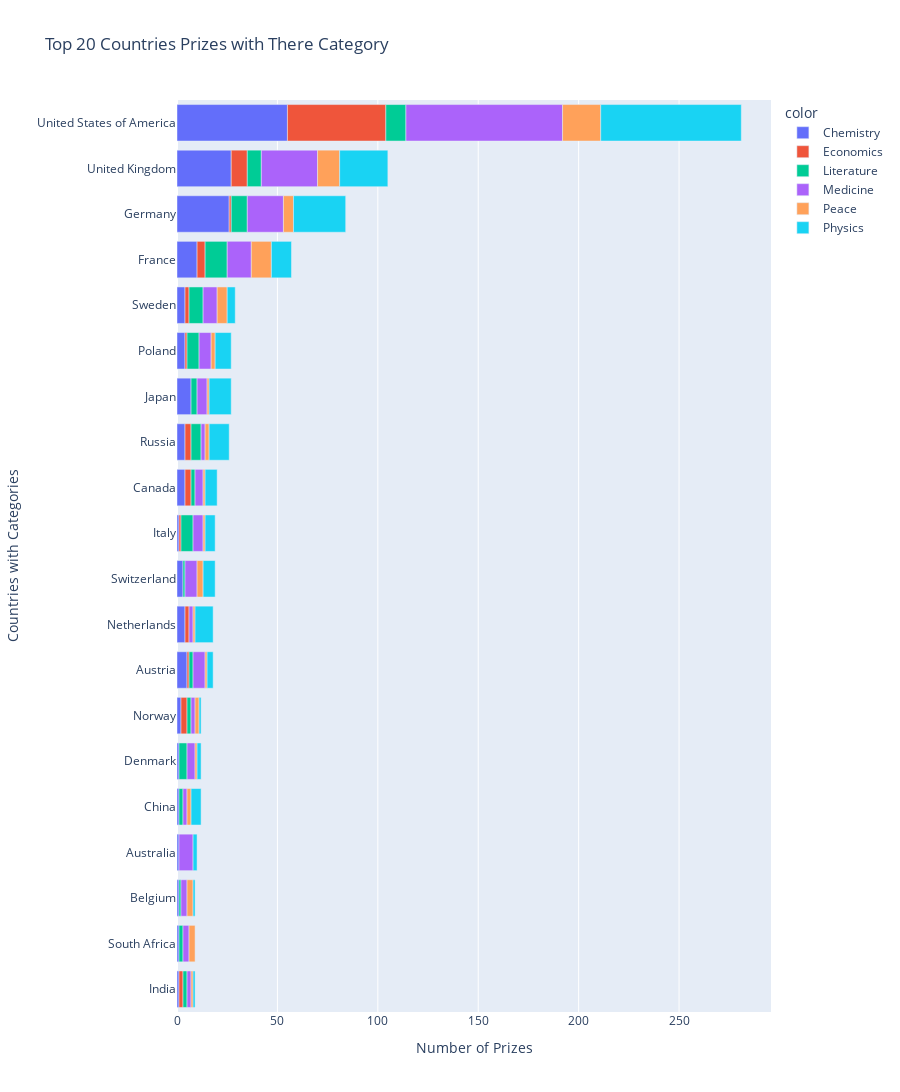

Notebook cell for this chart:
### Markdown cell above
# In Which Categories are the Different Countries Winning Prizes?

**Challenge**: See if you can divide up the plotly bar chart you created above to show the which categories made up the total number of prizes. Here's what you're aiming for:

<img src=https://i.imgur.com/iGaIKCL.png>

-   In which category are Germany and Japan the weakest compared to the United States?
-   In which category does Germany have more prizes than the UK?
-   In which categories does France have more prizes than Germany?
-   Which category makes up most of Australia's nobel prizes?
-   Which category makes up half of the prizes in the Netherlands?
-   Does the United States have more prizes in Economics than all of France? What about in Physics or Medicine?

The hard part is preparing the data for this chart!

_Hint_: Take a two-step approach. The first step is grouping the data by country and category. Then you can create a DataFrame that looks something like this:

<img src=https://i.imgur.com/VKjzKa1.png width=450>

### Code cell
filtered_data = df_data.groupby(
    ["birth_country_current", "category"], as_index=False
).agg({"prize": pd.Series.count})
merged_data = pd.merge(
    filtered_data,
    df_data.groupby("birth_country_current")
    .agg({"prize": pd.Series.count})
    .sort_values("prize", ascending=False)
    .head(20),
    on="birth_country_current",
)
merged_data.columns = ["birth_country_current", "category", "prize", "total_prize"]
merged_data.sort_values(by="total_prize", ascending=False, inplace=True)
merged_data = merged_data[::-1]
px.bar(
    y=merged_data.birth_country_current,
    x=merged_data.prize,
    color=merged_data.category,
    orientation="h",
    height=2000,
    title="Top 20 Countries Prizes with There Category",
    labels={"y": "Countries with Categories", "x": "Number of Prizes"},
)

### Figure 1 — Plotly figure (JSON) as saved in the notebook; plotly's stock layout.template omitted (floating-point values rounded to 4 significant figures)
{"data": [{"alignmentgroup": "True", "hovertemplate": "color=Chemistry<br>Number of Prizes=%{x}<br>Countries with Categories=%{y}<extra></extra>", "legendgroup": "Chemistry", "marker": {"color": "#636efa", "pattern": {"shape": ""}}, "name": "Chemistry", "offsetgroup": "Chemistry", "orientation": "h", "showlegend": true, "textposition": "auto", "type": "bar", "x": [1, 1, 1, 1, 1, 1, 2, 5, 4, 3, 1, 4, 4, 7, 4, 4, 10, 26, 27, 55], "xaxis": "x", "y": ["India", "South Africa", "Belgium", "Australia", "China", "Denmark", "Norway", "Austria", "Netherlands", "Switzerland", "Italy", "Canada", "Russia", "Japan", "Poland", "Sweden", "France", "Germany", "United Kingdom", "United States of America"], "yaxis": "y"}, {"alignmentgroup": "True", "hovertemplate": "color=Economics<br>Number of Prizes=%{x}<br>Countries with Categories=%{y}<extra></extra>", "legendgroup": "Economics", "marker": {"color": "#EF553B", "pattern": {"shape": ""}}, "name": "Economics", "offsetgroup": "Economics", "orientation": "h", "showlegend": true, "textposition": "auto", "type": "bar", "x": [2, 3, 1, 2, 1, 3, 3, 1, 2, 4, 1, 8, 49], "xaxis": "x", "y": ["India", "Norway", "Austria", "Netherlands", "Italy", "Canada", "Russia", "Poland", "Sweden", "France", "Germany", "United Kingdom", "United States of America"], "yaxis": "y"}, {"alignmentgroup": "True", "hovertemplate": "color=Literature<br>Number of Prizes=%{x}<br>Countries with Categories=%{y}<extra></extra>", "legendgroup": "Literature", "marker": {"color": "#00cc96", "pattern": {"shape": ""}}, "name": "Literature", "offsetgroup": "Literature", "orientation": "h", "showlegend": true, "textposition": "auto", "type": "bar", "x": [2, 2, 1, 2, 2, 4, 2, 1, 6, 2, 5, 6, 3, 7, 11, 8, 7, 10], "xaxis": "x", "y": ["India", "South Africa", "Belgium", "China", "Norway", "Denmark", "Austria", "Switzerland", "Italy", "Canada", "Russia", "Poland", "Japan", "Sweden", "France", "Germany", "United Kingdom", "United States of America"], "yaxis": "y"}, {"alignmentgroup": "True", "hovertemplate": "color=Medicine<br>Number of Prizes=%{x}<br>Countries with Categories=%{y}<extra></extra>", "legendgroup": "Medicine", "marker": {"color": "#ab63fa", "pattern": {"shape": ""}}, "name": "Medicine", "offsetgroup": "Medicine", "orientation": "h", "showlegend": true, "textposition": "auto", "type": "bar", "x": [2, 3, 3, 7, 2, 2, 4, 6, 2, 6, 5, 4, 2, 6, 5, 7, 12, 18, 28, 78], "xaxis": "x", "y": ["India", "Belgium", "South Africa", "Australia", "China", "Norway", "Denmark", "Austria", "Netherlands", "Switzerland", "Italy", "Canada", "Russia", "Poland", "Japan", "Sweden", "France", "Germany", "United Kingdom", "United States of America"], "yaxis": "y"}, {"alignmentgroup": "True", "hovertemplate": "color=Peace<br>Number of Prizes=%{x}<br>Countries with Categories=%{y}<extra></extra>", "legendgroup": "Peace", "marker": {"color": "#FFA15A", "pattern": {"shape": ""}}, "name": "Peace", "offsetgroup": "Peace", "orientation": "h", "showlegend": true, "textposition": "auto", "type": "bar", "x": [1, 3, 3, 2, 1, 2, 1, 1, 3, 1, 1, 2, 2, 1, 5, 10, 5, 11, 19], "xaxis": "x", "y": ["India", "Belgium", "South Africa", "China", "Denmark", "Norway", "Austria", "Netherlands", "Switzerland", "Italy", "Canada", "Russia", "Poland", "Japan", "Sweden", "France", "Germany", "United Kingdom", "United States of America"], "yaxis": "y"}, {"alignmentgroup": "True", "hovertemplate": "color=Physics<br>Number of Prizes=%{x}<br>Countries with Categories=%{y}<extra></extra>", "legendgroup": "Physics", "marker": {"color": "#19d3f3", "pattern": {"shape": ""}}, "name": "Physics", "offsetgroup": "Physics", "orientation": "h", "showlegend": true, "textposition": "auto", "type": "bar", "x": [1, 1, 2, 5, 1, 2, 3, 9, 6, 5, 6, 10, 11, 8, 4, 10, 26, 24, 70], "xaxis": "x", "y": ["India", "Belgium", "Australia", "China", "Norway", "Denmark", "Austria", "Netherlands", "Switzerland", "Italy", "Canada", "Russia", "Japan", "Poland", "Sweden", "France", "Germany", "United Kingdom", "United States of America"], "yaxis": "y"}], "layout": {"barmode": "relative", "height": 2000, "legend": {"title": {"text": "color"}, "tracegroupgap": 0}, "title": {"text": "Top 20 Countries Prizes with There Category"}, "xaxis": {"anchor": "y", "domain": [0, 1], "title": {"text": "Number of Prizes"}}, "yaxis": {"anchor": "x", "domain": [0, 1], "title": {"text": "Countries with Categories"}}}}
